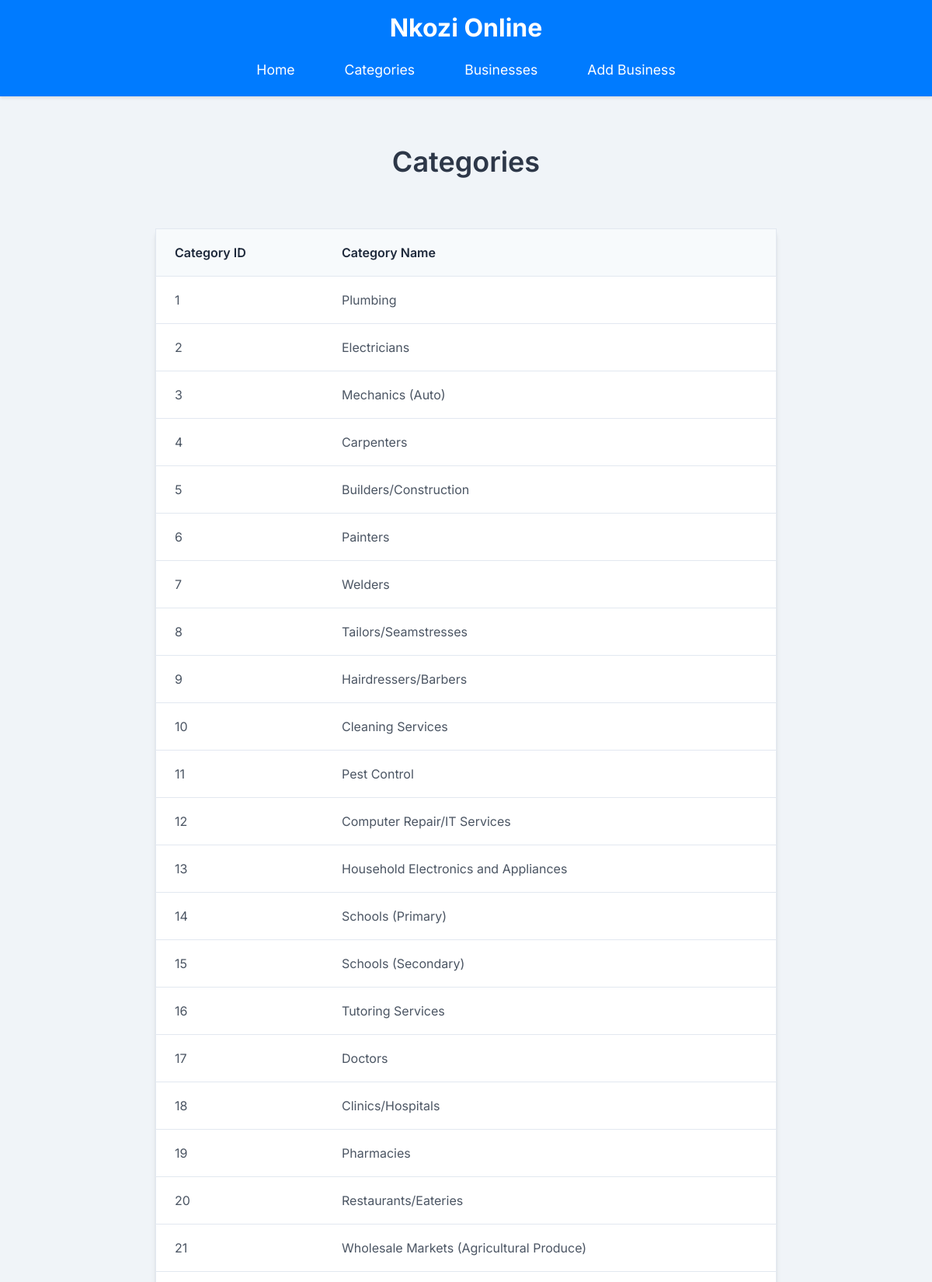
/categories.php (upper part), run on the app's committed database.
### tables this page shows
CREATE TABLE IF NOT EXISTS `categories` (
  `category_id` int NOT NULL AUTO_INCREMENT,
  `category_name` varchar(255) NOT NULL,
  `status` tinyint(1) NOT NULL DEFAULT '1',
  PRIMARY KEY (`category_id`)
);

### categories.php (the view, shortened to what this page needs)
<?php include 'db_connection.php'; ?>
<!DOCTYPE html>
<html lang="en">
<head>
</head>
<body class="bg-gray-100 font-sans">
    <header>
        <h1>Nkozi Online</h1>
        <nav>
            <a href="index.php">Home</a>
            <a href="categories.php">Categories</a>
            <a href="businesses.php">Businesses</a>
            <a href="add_business.php">Add Business</a>
        </nav>
    </header>
    <main class="container mx-auto py-8">
        <h2>Categories</h2>
        <table>
            <thead>
                <tr>
                    <th>Category ID</th>
                    <th>Category Name</th>
                </tr>
            </thead>
            <tbody>
                <?php
                $stmt = $conn->query("SELECT * FROM categories");
                while ($row = $stmt->fetch(PDO::FETCH_ASSOC)) {
                    echo "<tr><td>" . htmlspecialchars($row['category_id']) . "</td><td>" . htmlspecialchars($row['category_name']) . "</td></tr>";
                }
                ?>
            </tbody>
        </table>
    </main>
</body>
</html>

### categories.php (style rules this page uses)
body { font-family: 'Inter', sans-serif; margin: 0; padding: 0; background-color: #f0f4f8; color: #333; min-height: 100vh; display: flex; flex-direction: column; }
header { background-color: #007BFF; color: white; padding: 1rem; text-align: center; box-shadow: 0 2px 4px rgba(0, 0, 0, 0.1); border-radius: 0; }
header h1 { margin: 0; font-size: 2rem; }
header nav { margin-top: 1rem; display: flex; justify-content: center; }
header nav a { color: white; text-decoration: none; margin: 0 1rem; font-size: 1.1rem; padding: 0.5rem 1rem; border-radius: 5px; transition: background-color 0.3s ease; }
main { flex: 1; padding: 2rem; display: flex; flex-direction: column; align-items: center; }
main h2 { font-size: 2.25rem; font-weight: 600; color: #2d3748; margin-bottom: 2rem; text-align: center; }
table { width: 100%; max-width: 800px; margin-top: 2rem; border-collapse: collapse; background-color: white; border-radius: 0.5rem; box-shadow: 0 4px 6px -1px rgba(0, 0, 0, 0.1), 0 2px 4px -1px rgba(0, 0, 0, 0.06); border: 1px solid #e2e8f0; }
th, td { padding: 1.25rem; text-align: left; border-bottom: 1px solid #e2e8f0; }
th { font-weight: 600; color: #1e293b; }
td { color: #4b5563; }
th:first-child, td:first-child { padding-left: 1.5rem; }
th:last-child, td:last-child { padding-right: 1.5rem; }
thead { background-color: #f7fafc; }

### data on the page
categories: category_id "1", category_name "Plumbing"
categories: category_id "2", category_name "Electricians"
categories: category_id "3", category_name "Mechanics (Auto)"
categories: category_id "4", category_name "Carpenters"
categories: category_id "5", category_name "Builders/Construction"
categories: category_id "6", category_name "Painters"
categories: category_id "7", category_name "Welders"
categories: category_id "8", category_name "Tailors/Seamstresses"
categories: category_id "9", category_name "Hairdressers/Barbers"
categories: category_id "10", category_name "Cleaning Services"
categories: category_id "11", category_name "Pest Control"
categories: category_id "12", category_name "Computer Repair/IT Services"
categories: category_id "13", category_name "Household Electronics and Appliances"
categories: category_id "14", category_name "Schools (Primary)"
categories: category_id "15", category_name "Schools (Secondary)"
categories: category_id "16", category_name "Tutoring Services"
categories: category_id "17", category_name "Doctors"
categories: category_id "18", category_name "Clinics/Hospitals"
categories: category_id "19", category_name "Pharmacies"
categories: category_id "20", category_name "Restaurants/Eateries"
categories: category_id "21", category_name "Wholesale Markets (Agricultural Produce)"
